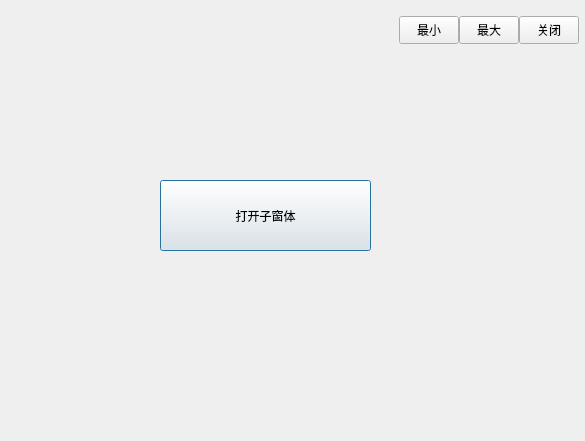
<?xml version="1.0" encoding="UTF-8"?>
<ui version="4.0">
 <class>Dialog</class>
 <widget class="QDialog" name="Dialog">
  <property name="geometry">
   <rect>
    <x>0</x>
    <y>0</y>
    <width>585</width>
    <height>441</height>
   </rect>
  </property>
  <property name="windowTitle">
   <string>Dialog</string>
  </property>
  <layout class="QVBoxLayout" name="verticalLayout">
   <property name="spacing">
    <number>0</number>
   </property>
   <property name="leftMargin">
    <number>0</number>
   </property>
   <property name="topMargin">
    <number>0</number>
   </property>
   <property name="rightMargin">
    <number>0</number>
   </property>
   <property name="bottomMargin">
    <number>0</number>
   </property>
   <item>
    <widget class="QWidget" name="titleBar" native="true">
     <property name="sizePolicy">
      <sizepolicy hsizetype="Preferred" vsizetype="Fixed">
       <horstretch>0</horstretch>
       <verstretch>0</verstretch>
      </sizepolicy>
     </property>
     <property name="minimumSize">
      <size>
       <width>0</width>
       <height>60</height>
      </size>
     </property>
     <property name="maximumSize">
      <size>
       <width>16777215</width>
       <height>60</height>
      </size>
     </property>
     <layout class="QHBoxLayout" name="horizontalLayout_2">
      <property name="spacing">
       <number>0</number>
      </property>
      <property name="topMargin">
       <number>0</number>
      </property>
      <property name="rightMargin">
       <number>6</number>
      </property>
      <property name="bottomMargin">
       <number>0</number>
      </property>
      <item>
       <widget class="QLabel" name="labTitle">
        <property name="sizePolicy">
         <sizepolicy hsizetype="Expanding" vsizetype="Expanding">
          <horstretch>0</horstretch>
          <verstretch>0</verstretch>
         </sizepolicy>
        </property>
       </widget>
      </item>
      <item>
       <widget class="QWidget" name="widgetMenu" native="true">
        <property name="sizePolicy">
         <sizepolicy hsizetype="Preferred" vsizetype="Fixed">
          <horstretch>0</horstretch>
          <verstretch>0</verstretch>
         </sizepolicy>
        </property>
        <property name="maximumSize">
         <size>
          <width>16777215</width>
          <height>28</height>
         </size>
        </property>
        <layout class="QHBoxLayout" name="horizontalLayout">
         <property name="spacing">
          <number>0</number>
         </property>
         <property name="leftMargin">
          <number>0</number>
         </property>
         <property name="topMargin">
          <number>0</number>
         </property>
         <property name="rightMargin">
          <number>0</number>
         </property>
         <property name="bottomMargin">
          <number>0</number>
         </property>
         <item>
          <widget class="QPushButton" name="btnMenu_Min">
           <property name="sizePolicy">
            <sizepolicy hsizetype="Minimum" vsizetype="Expanding">
             <horstretch>0</horstretch>
             <verstretch>0</verstretch>
            </sizepolicy>
           </property>
           <property name="minimumSize">
            <size>
             <width>60</width>
             <height>0</height>
            </size>
           </property>
           <property name="maximumSize">
            <size>
             <width>60</width>
             <height>16777215</height>
            </size>
           </property>
           <property name="cursor">
            <cursorShape>ArrowCursor</cursorShape>
           </property>
           <property name="focusPolicy">
            <enum>Qt::NoFocus</enum>
           </property>
           <property name="toolTip">
            <string>最小化</string>
           </property>
           <property name="text">
            <string>最小</string>
           </property>
          </widget>
         </item>
         <item>
          <widget class="QPushButton" name="btnMenu_Max">
           <property name="sizePolicy">
            <sizepolicy hsizetype="Minimum" vsizetype="Expanding">
             <horstretch>0</horstretch>
             <verstretch>0</verstretch>
            </sizepolicy>
           </property>
           <property name="minimumSize">
            <size>
             <width>60</width>
             <height>0</height>
            </size>
           </property>
           <property name="maximumSize">
            <size>
             <width>60</width>
             <height>16777215</height>
            </size>
           </property>
           <property name="focusPolicy">
            <enum>Qt::NoFocus</enum>
           </property>
           <property name="text">
            <string>最大</string>
           </property>
          </widget>
         </item>
         <item>
          <widget class="QPushButton" name="btnMenu_Close">
           <property name="sizePolicy">
            <sizepolicy hsizetype="Minimum" vsizetype="Expanding">
             <horstretch>0</horstretch>
             <verstretch>0</verstretch>
            </sizepolicy>
           </property>
           <property name="minimumSize">
            <size>
             <width>60</width>
             <height>0</height>
            </size>
           </property>
           <property name="maximumSize">
            <size>
             <width>60</width>
             <height>16777215</height>
            </size>
           </property>
           <property name="cursor">
            <cursorShape>ArrowCursor</cursorShape>
           </property>
           <property name="focusPolicy">
            <enum>Qt::NoFocus</enum>
           </property>
           <property name="toolTip">
            <string>关闭</string>
           </property>
           <property name="text">
            <string>关闭</string>
           </property>
          </widget>
         </item>
        </layout>
       </widget>
      </item>
     </layout>
    </widget>
   </item>
   <item>
    <widget class="QWidget" name="widgetMain" native="true">
     <property name="sizePolicy">
      <sizepolicy hsizetype="Preferred" vsizetype="Expanding">
       <horstretch>0</horstretch>
       <verstretch>0</verstretch>
      </sizepolicy>
     </property>
     <widget class="QPushButton" name="pushButton">
      <property name="geometry">
       <rect>
        <x>160</x>
        <y>120</y>
        <width>211</width>
        <height>71</height>
       </rect>
      </property>
      <property name="text">
       <string>打开子窗体</string>
      </property>
     </widget>
    </widget>
   </item>
  </layout>
 </widget>
 <resources/>
 <connections/>
</ui>
